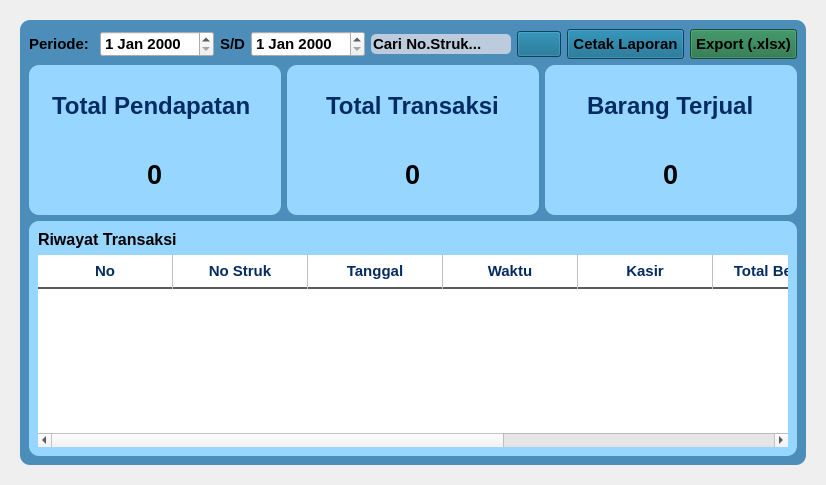
        <widget class="QWidget" name="page_penjualan">
         <layout class="QGridLayout" name="gridLayout_13">
          <item row="0" column="0">
           <widget class="QWidget" name="widget_penjualan" native="true">
            <layout class="QGridLayout" name="gridLayout_14">
             <item row="0" column="0">
              <widget class="QFrame" name="main_frame_penjualan">
               <property name="styleSheet">
                <string notr="true">QFrame {
    background-color: #4D8DBA; /* Warna kartu putih */
    border-radius: 10px; /* Ujung kartu agak melengkung */
}</string>
               </property>
               <property name="frameShape">
                <enum>QFrame::Shape::StyledPanel</enum>
               </property>
               <property name="frameShadow">
                <enum>QFrame::Shadow::Raised</enum>
               </property>
               <layout class="QGridLayout" name="gridLayout_15">
                <item row="0" column="0">
                 <layout class="QHBoxLayout" name="filter_penjualan_layout">
                  <item>
                   <widget class="QLabel" name="label_30">
                    <property name="sizePolicy">
                     <sizepolicy hsizetype="Preferred" vsizetype="Fixed">
                      <horstretch>0</horstretch>
                      <verstretch>0</verstretch>
                     </sizepolicy>
                    </property>
                    <property name="font">
                     <font>
                      <pointsize>11</pointsize>
                      <bold>true</bold>
                     </font>
                    </property>
                    <property name="text">
                     <string>Periode: </string>
                    </property>
                   </widget>
                  </item>
                  <item>
                   <widget class="QDateEdit" name="start_date_edit">
                    <property name="font">
                     <font>
                      <pointsize>11</pointsize>
                      <bold>true</bold>
                     </font>
                    </property>
                    <property name="cursor">
                     <cursorShape>PointingHandCursor</cursorShape>
                    </property>
                   </widget>
                  </item>
                  <item>
                   <widget class="QLabel" name="label_31">
                    <property name="sizePolicy">
                     <sizepolicy hsizetype="Fixed" vsizetype="Fixed">
                      <horstretch>0</horstretch>
                      <verstretch>0</verstretch>
                     </sizepolicy>
                    </property>
                    <property name="font">
                     <font>
                      <pointsize>11</pointsize>
                      <bold>true</bold>
                     </font>
                    </property>
                    <property name="text">
                     <string>S/D</string>
                    </property>
                   </widget>
                  </item>
                  <item>
                   <widget class="QDateEdit" name="end_date_edit">
                    <property name="font">
                     <font>
                      <pointsize>11</pointsize>
                      <bold>true</bold>
                     </font>
                    </property>
                    <property name="cursor">
                     <cursorShape>PointingHandCursor</cursorShape>
                    </property>
                   </widget>
                  </item>
                  <item>
                   <widget class="QLineEdit" name="search_struk_input">
                    <property name="font">
                     <font>
                      <pointsize>11</pointsize>
                      <bold>true</bold>
                     </font>
                    </property>
                    <property name="styleSheet">
                     <string notr="true">QLineEdit{
background-color : #BCCCDC;
border-radius : 5px;
}</string>
                    </property>
                    <property name="text">
                     <string>Cari No.Struk...</string>
                    </property>
                   </widget>
                  </item>
                  <item>
                   <widget class="QPushButton" name="search_struk_button">
                    <property name="cursor">
                     <cursorShape>PointingHandCursor</cursorShape>
                    </property>
                    <property name="styleSheet">
                     <string notr="true">/* Efek saat tombol disorot mouse (Hover) */
QPushButton:hover {
    background-color: #334155; /* Berubah jadi biru sedikit lebih terang saat disorot */
    border-left: 4px solid #3B82F6; /* Muncul garis biru neon di pinggir kiri */
}
QPushButton {
    text-align: center;
	background-color:  #086288;
	padding: 5px;
}</string>
                    </property>
                    <property name="text">
                     <string/>
                    </property>
                    <property name="icon">
                     <iconset resource="resource/resource.qrc">
                      <normaloff>:/icons/magnifying-glass-solid.png</normaloff>:/icons/magnifying-glass-solid.png</iconset>
                    </property>
                    <property name="iconSize">
                     <size>
                      <width>24</width>
                      <height>24</height>
                     </size>
                    </property>
                   </widget>
                  </item>
                  <item>
                   <widget class="QPushButton" name="print_report_button">
                    <property name="font">
                     <font>
                      <pointsize>11</pointsize>
                      <bold>true</bold>
                     </font>
                    </property>
                    <property name="cursor">
                     <cursorShape>PointingHandCursor</cursorShape>
                    </property>
                    <property name="styleSheet">
                     <string notr="true">/* Efek saat tombol disorot mouse (Hover) */
QPushButton:hover {
    background-color: #334155; /* Berubah jadi biru sedikit lebih terang saat disorot */
    border-left: 4px solid #3B82F6; /* Muncul garis biru neon di pinggir kiri */
}
QPushButton {
    text-align: center;
	background-color:  #086288;
	padding: 5px;
}</string>
                    </property>
                    <property name="text">
                     <string>Cetak Laporan</string>
                    </property>
                    <property name="icon">
                     <iconset resource="resource/resource.qrc">
                      <normaloff>:/icons/print-solid.png</normaloff>:/icons/print-solid.png</iconset>
                    </property>
                    <property name="iconSize">
                     <size>
                      <width>24</width>
                      <height>24</height>
                     </size>
                    </property>
                   </widget>
                  </item>
                  <item>
                   <widget class="QPushButton" name="export_excel_button">
                    <property name="font">
                     <font>
                      <pointsize>11</pointsize>
                      <bold>true</bold>
                     </font>
                    </property>
                    <property name="cursor">
                     <cursorShape>PointingHandCursor</cursorShape>
                    </property>
                    <property name="styleSheet">
                     <string notr="true">/* Efek saat tombol disorot mouse (Hover) */
QPushButton:hover {
    background-color: #107C41; /* Berubah jadi biru sedikit lebih terang saat disorot */
    border-left: 4px solid #3B82F6; /* Muncul garis biru neon di pinggir kiri */
}
QPushButton {
    text-align: center;
	background-color:  #1D6F42;
	padding: 5px;
}</string>
                    </property>
                    <property name="text">
                     <string>Export (.xlsx)</string>
                    </property>
                    <property name="icon">
                     <iconset resource="resource/resource.qrc">
                      <normaloff>:/icons/file-solid.png</normaloff>:/icons/file-solid.png</iconset>
                    </property>
                    <property name="iconSize">
                     <size>
                      <width>24</width>
                      <height>24</height>
                     </size>
                    </property>
                   </widget>
                  </item>
                 </layout>
                </item>
                <item row="1" column="0">
                 <layout class="QHBoxLayout" name="stat_cards_layout">
                  <item>
                   <widget class="QFrame" name="total_pendapatan_frame">
                    <property name="sizePolicy">
                     <sizepolicy hsizetype="Preferred" vsizetype="Fixed">
                      <horstretch>0</horstretch>
                      <verstretch>0</verstretch>
                     </sizepolicy>
                    </property>
                    <property name="minimumSize">
                     <size>
                      <width>0</width>
                      <height>150</height>
                     </size>
                    </property>
                    <property name="styleSheet">
                     <string notr="true">QFrame {
    background-color: #97D7FF; /* Warna kartu putih */
    border-radius: 10px; /* Ujung kartu agak melengkung */
}</string>
                    </property>
                    <property name="frameShape">
                     <enum>QFrame::Shape::StyledPanel</enum>
                    </property>
                    <property name="frameShadow">
                     <enum>QFrame::Shadow::Raised</enum>
                    </property>
                    <layout class="QVBoxLayout" name="verticalLayout_14">
                     <item alignment="Qt::AlignmentFlag::AlignHCenter">
                      <widget class="QLabel" name="total_pendapatan_label">
                       <property name="font">
                        <font>
                         <pointsize>18</pointsize>
                         <bold>true</bold>
                        </font>
                       </property>
                       <property name="styleSheet">
                        <string notr="true">QLabel {
    color: #042b62; }
</string>
                       </property>
                       <property name="text">
                        <string>Total Pendapatan </string>
                       </property>
                      </widget>
                     </item>
                     <item alignment="Qt::AlignmentFlag::AlignHCenter">
                      <widget class="QLabel" name="total_pendapatan_value_label">
                       <property name="font">
                        <font>
                         <pointsize>20</pointsize>
                         <bold>true</bold>
                        </font>
                       </property>
                       <property name="text">
                        <string>0</string>
                       </property>
                      </widget>
                     </item>
                    </layout>
                   </widget>
                  </item>
                  <item>
                   <widget class="QFrame" name="total_transaksi_frame">
                    <property name="sizePolicy">
                     <sizepolicy hsizetype="Preferred" vsizetype="Fixed">
                      <horstretch>0</horstretch>
                      <verstretch>0</verstretch>
                     </sizepolicy>
                    </property>
                    <property name="minimumSize">
                     <size>
                      <width>0</width>
                      <height>150</height>
                     </size>
                    </property>
                    <property name="styleSheet">
                     <string notr="true">QFrame {
    background-color: #97D7FF; /* Warna kartu putih */
    border-radius: 10px; /* Ujung kartu agak melengkung */
}</string>
                    </property>
                    <property name="frameShape">
                     <enum>QFrame::Shape::StyledPanel</enum>
                    </property>
                    <property name="frameShadow">
                     <enum>QFrame::Shadow::Raised</enum>
                    </property>
                    <layout class="QVBoxLayout" name="verticalLayout_15">
                     <item alignment="Qt::AlignmentFlag::AlignHCenter">
                      <widget class="QLabel" name="total_transaksi_label">
                       <property name="font">
                        <font>
                         <pointsize>18</pointsize>
                         <bold>true</bold>
                        </font>
                       </property>
                       <property name="styleSheet">
                        <string notr="true">QLabel {
    color: #042b62; }
</string>
                       </property>
                       <property name="text">
                        <string>Total Transaksi</string>
                       </property>
                      </widget>
                     </item>
                     <item alignment="Qt::AlignmentFlag::AlignHCenter">
                      <widget class="QLabel" name="total_transaksi_value_label">
                       <property name="font">
                        <font>
                         <pointsize>20</pointsize>
                         <bold>true</bold>
                        </font>
                       </property>
                       <property name="text">
                        <string>0</string>
                       </property>
                      </widget>
                     </item>
                    </layout>
                   </widget>
                  </item>
                  <item>
                   <widget class="QFrame" name="barang_terjual_frame">
                    <property name="sizePolicy">
                     <sizepolicy hsizetype="Preferred" vsizetype="Fixed">
                      <horstretch>0</horstretch>
                      <verstretch>0</verstretch>
                     </sizepolicy>
                    </property>
                    <property name="minimumSize">
                     <size>
                      <width>0</width>
                      <height>150</height>
                     </size>
                    </property>
                    <property name="styleSheet">
                     <string notr="true">QFrame {
    background-color: #97D7FF; /* Warna kartu putih */
    border-radius: 10px; /* Ujung kartu agak melengkung */
}</string>
                    </property>
                    <property name="frameShape">
                     <enum>QFrame::Shape::StyledPanel</enum>
                    </property>
                    <property name="frameShadow">
                     <enum>QFrame::Shadow::Raised</enum>
                    </property>
                    <layout class="QVBoxLayout" name="verticalLayout_16">
                     <item alignment="Qt::AlignmentFlag::AlignHCenter">
                      <widget class="QLabel" name="barang_terjual_label">
                       <property name="font">
                        <font>
                         <pointsize>18</pointsize>
                         <bold>true</bold>
                        </font>
                       </property>
                       <property name="styleSheet">
                        <string notr="true">QLabel {
    color: #042b62; }
</string>
                       </property>
                       <property name="text">
                        <string>Barang Terjual</string>
                       </property>
                      </widget>
                     </item>
                     <item alignment="Qt::AlignmentFlag::AlignHCenter">
                      <widget class="QLabel" name="barang_terjual_value_label">
                       <property name="font">
                        <font>
                         <pointsize>20</pointsize>
                         <bold>true</bold>
                        </font>
                       </property>
                       <property name="text">
                        <string>0</string>
                       </property>
                      </widget>
                     </item>
                    </layout>
                   </widget>
                  </item>
                 </layout>
                </item>
                <item row="2" column="0">
                 <widget class="QFrame" name="riwayat_transaksi_frame">
                  <property name="sizePolicy">
                   <sizepolicy hsizetype="Expanding" vsizetype="Expanding">
                    <horstretch>0</horstretch>
                    <verstretch>0</verstretch>
                   </sizepolicy>
                  </property>
                  <property name="styleSheet">
                   <string notr="true">QFrame {
    background-color: #97D7FF; /* Warna kartu putih */
    border-radius: 10px; /* Ujung kartu agak melengkung */
}</string>
                  </property>
                  <property name="frameShape">
                   <enum>QFrame::Shape::StyledPanel</enum>
                  </property>
                  <property name="frameShadow">
                   <enum>QFrame::Shadow::Raised</enum>
                  </property>
                  <layout class="QVBoxLayout" name="verticalLayout_17">
                   <item>
                    <widget class="QLabel" name="riwayat_transaksi_label">
                     <property name="font">
                      <font>
                       <pointsize>12</pointsize>
                       <bold>true</bold>
                      </font>
                     </property>
                     <property name="text">
                      <string>Riwayat Transaksi </string>
                     </property>
                    </widget>
                   </item>
                   <item>
                    <widget class="QTableWidget" name="riwayat_transaksi_table">
                     <property name="font">
                      <font>
                       <pointsize>11</pointsize>
                       <bold>true</bold>
                      </font>
                     </property>
                     <property name="styleSheet">
                      <string notr="true">
QHeaderView::section {
    color:#042b62;  /* Mengubah warna teks agar mudah dibaca */
   border-right: 1px solid #c0c0c0; /* Garis pembatas vertikal antar kolom */
    border-bottom: 2px solid #5a5a5a; /* Garis bawah tegas untuk memisahkan header dan isi */
    border-top: none;
    border-left: none;
    font-weight: bold;
    font-size: 11pt;
    background-color: white;
    padding: 5px;
}
QTableWidget{
background-color : white;}</string>
                     </property>
                     <property name="sortingEnabled">
                      <bool>false</bool>
                     </property>
                     <attribute name="horizontalHeaderDefaultSectionSize">
                      <number>135</number>
                     </attribute>
                     <attribute name="horizontalHeaderStretchLastSection">
                      <bool>true</bool>
                     </attribute>
                     <attribute name="verticalHeaderVisible">
                      <bool>false</bool>
                     </attribute>
                     <attribute name="verticalHeaderCascadingSectionResizes">
                      <bool>true</bool>
                     </attribute>
                     <column>
                      <property name="text">
                       <string>No</string>
                      </property>
                     </column>
                     <column>
                      <property name="text">
                       <string>No Struk</string>
                      </property>
                     </column>
                     <column>
                      <property name="text">
                       <string>Tanggal</string>
                      </property>
                     </column>
                     <column>
                      <property name="text">
                       <string>Waktu</string>
                      </property>
                     </column>
                     <column>
                      <property name="text">
                       <string>Kasir</string>
                      </property>
                     </column>
                     <column>
                      <property name="text">
                       <string>Total Belanja</string>
                      </property>
                     </column>
                     <column>
                      <property name="text">
                       <string>Metode</string>
                      </property>
                     </column>
                     <column>
                      <property name="text">
                       <string>Aksi</string>
                      </property>
                     </column>
                    </widget>
                   </item>
                  </layout>
                 </widget>
                </item>
               </layout>
              </widget>
             </item>
            </layout>
           </widget>
          </item>
         </layout>
        </widget>
